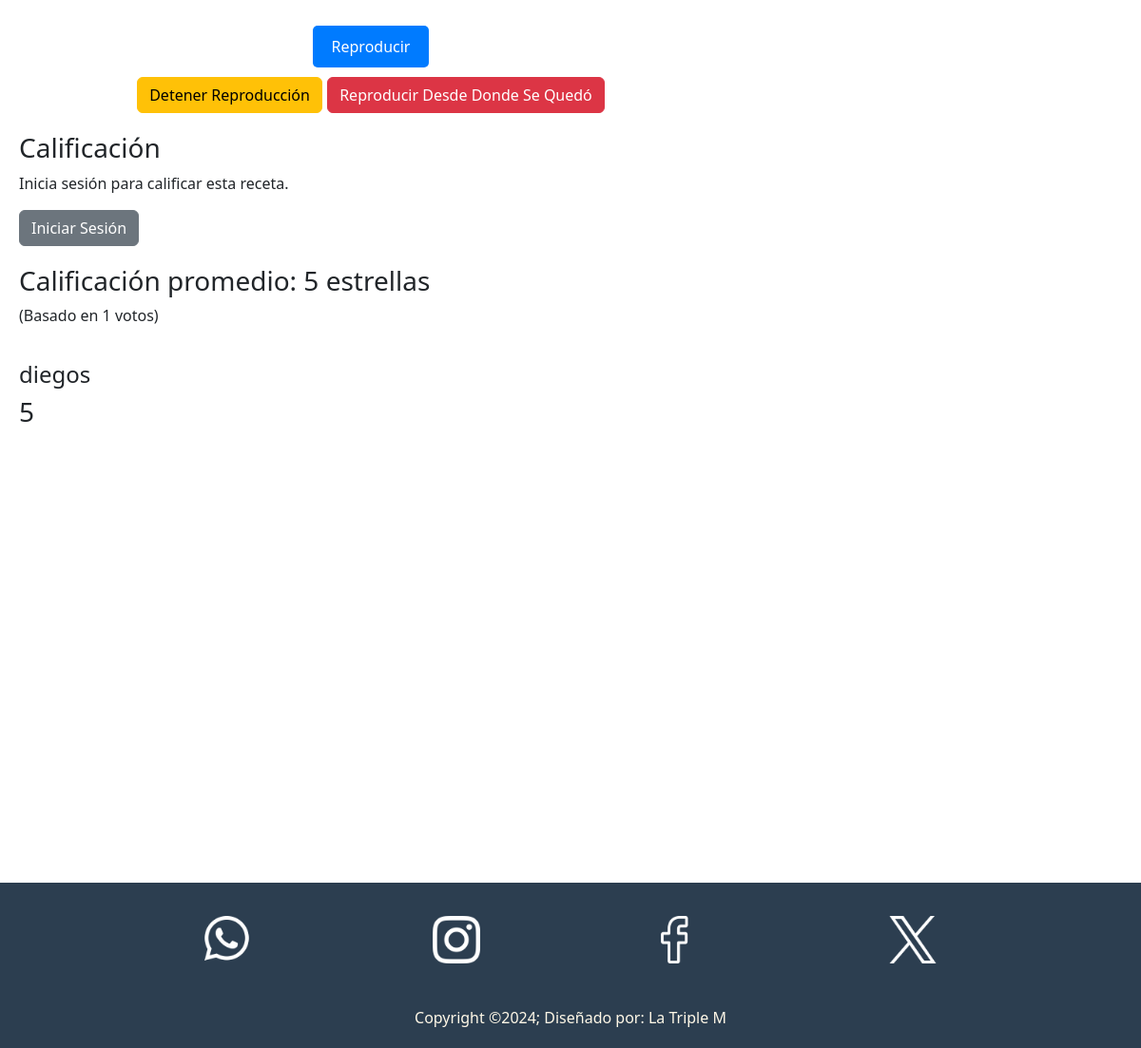
The app's page /receta.php?id=6 (lower part), older data.
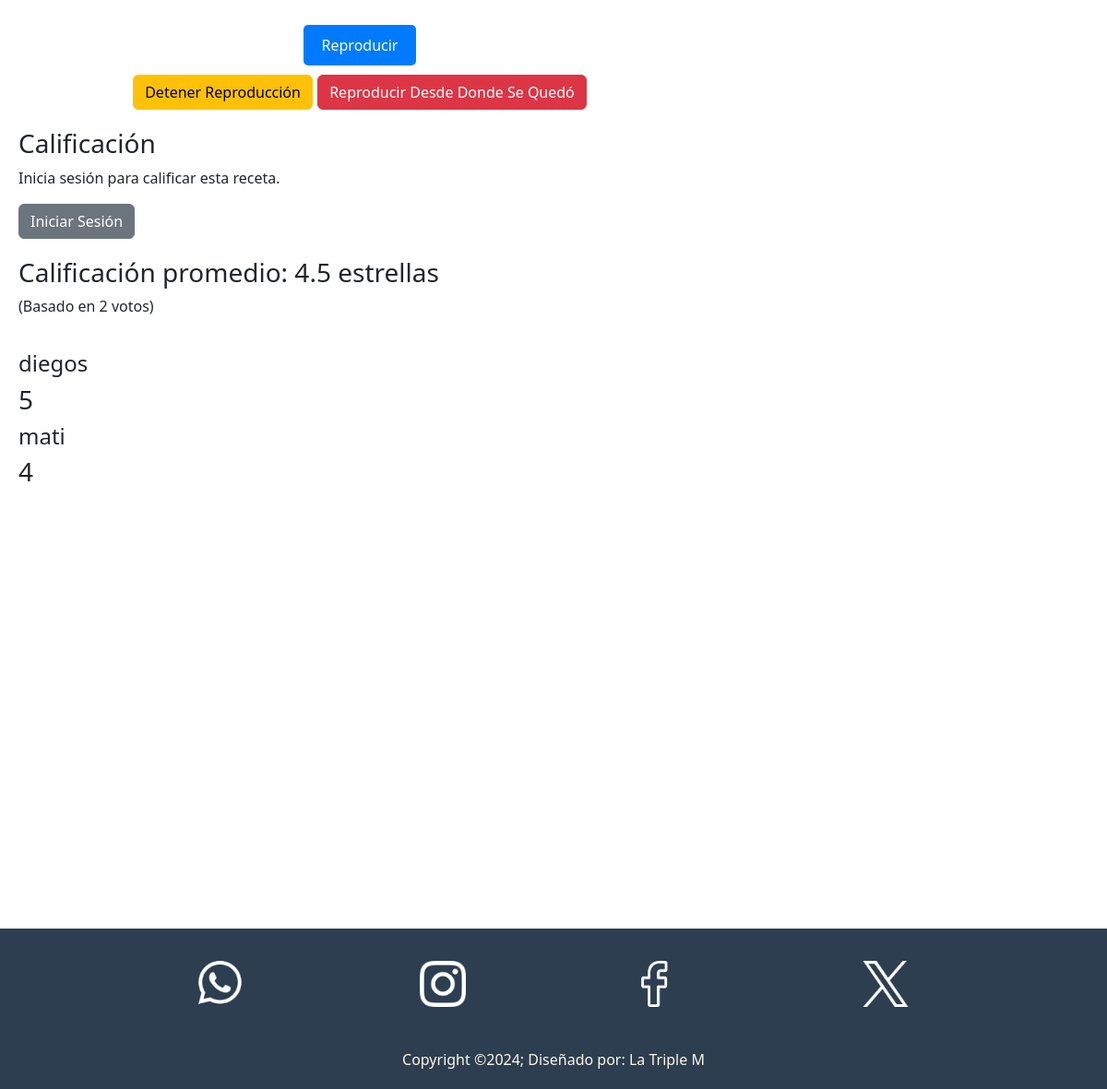
The same page, newer data.
### tables this page shows
CREATE TABLE `recetas` (
  `id` int(11) NOT NULL,
  `img` varchar(255) NOT NULL,
  `nombre` varchar(100) NOT NULL,
  `micro` varchar(250) NOT NULL,
  `categorias` varchar(255) DEFAULT NULL,
  `preparacion` text NOT NULL,
  `ingredientes` text NOT NULL,
  `calificacion_promedio` float DEFAULT 0,
  `numero_votos` int(11) DEFAULT 0
);

CREATE TABLE `votos` (
  `id` int(11) NOT NULL,
  `id_usuario` varchar(255) NOT NULL,
  `id_receta` int(11) NOT NULL,
  `calificacion` int(1) NOT NULL CHECK (`calificacion` between 1 and 5)
);

CREATE TABLE `usuario` (
  `email` varchar(255) NOT NULL,
  `contraseña` varchar(200) NOT NULL,
  `usuario` varchar(150) DEFAULT NULL
);

### receta.php (the view, shortened to what this page needs)
<?php
$servername = "localhost";
$username = "root";
$password = "";
$dbname = "cocina";
$mysqli = new mysqli($servername, $username, $password, $dbname);
$receta_id = isset($_GET['id']) ? (int)$_GET['id'] : 0;
$sql = "SELECT * FROM recetas WHERE id = ?";
$stmt = $mysqli->prepare($sql);
$stmt->bind_param("i", $receta_id);
$stmt->execute();
$result = $stmt->get_result();
if ($row = $result->fetch_assoc()):
?>
<!DOCTYPE html>
<html lang="en">
<head>
    <link href="https://cdn.jsdelivr.net/npm/bootstrap@5.3.0-alpha1/dist/css/bootstrap.min.css" rel="stylesheet">
    <link rel="stylesheet" href="css/styles.css">
</head>
<body>
    <main>
        <div class="Contendor_Preparacion" id="preparacion">
            <div class="paso_de_preparacion">
                <div class="botones">
                    <button type="button" class="btn btn-primary" id="leer">Reproducir</button>
                    <button type="button" class="btn btn-warning" id="detener">Detener Reproducción</button>
                    <button type="button" class="btn btn-danger" id="reproducir">Reproducir Desde Donde Se Quedó</button>
                </div>
            </div>
        <div class="calificacion">
            <h3>Calificación</h3>
            <?php if (isset($_SESSION['usuario_id'])): ?>
                <?php
                $usuario_id = $_SESSION['usuario_id'];
                $check_query = "SELECT calificacion FROM votos WHERE id_usuario = ? AND id_receta = ?";
                $check_stmt = $mysqli->prepare($check_query);
                $check_stmt->bind_param("si", $usuario_id, $receta_id);
                $check_stmt->execute();
                $voto_result = $check_stmt->get_result();
                $check_stmt->close();
                ?>
                <?php if ($voto_result->num_rows > 0): ?>
                    <p>Ya has calificado esta receta.</p>
                    <form action="paginas php/php/eliminar_voto.php" method="post">
                        <input type="hidden" name="receta_id" value="<?= htmlspecialchars($receta_id) ?>">
                        <input type="hidden" name="usuario_id" value="<?= htmlspecialchars($usuario_id) ?>">
                        <button type="submit" class="btn btn-danger">Eliminar mi voto</button>
                    </form>
                <?php else: ?>
                    <form action="paginas php/php/calificar_receta.php" method="post">
                        <input type="hidden" name="receta_id" value="<?= htmlspecialchars($receta_id) ?>">
                        <input type="hidden" name="usuario_id" value="<?= htmlspecialchars($usuario_id) ?>">
                        <label>
                            Calificación:
                            <select name="calificacion" required>
                                <option value="1">1 estrella ⭐</option>
                                <option value="2">2 estrellas ⭐⭐</option>
                                <option value="3">3 estrellas ⭐⭐⭐</option>
                                <option value="4">4 estrellas ⭐⭐⭐⭐</option>
                                <option value="5">5 estrellas ⭐⭐⭐⭐⭐</option>
                            </select>
                        </label>
                        <button type="submit" class="btn btn-primary">Enviar Calificación</button>
                    </form>
                <?php endif; ?>
            <?php else: ?>
                <p>Inicia sesión para calificar esta receta.</p>
                <a href="paginas php/login.html" class="btn btn-secondary">Iniciar Sesión</a>
            <?php endif; ?>
        </div>
        <div class="calificacion_promedio">
            <h3>Calificación promedio: <?= round($row['calificacion_promedio'] ?? 0, 1) ?> estrellas</h3>
            <p>(Basado en <?= $row['numero_votos'] ?? 0 ?> votos)</p>
        </div>
        <?php
$votos_query = "SELECT usuario.usuario AS nombre, votos.calificacion
                FROM votos
                INNER JOIN usuario ON votos.id_usuario = usuario.email
                WHERE votos.id_receta = ?";
$votos_stmt = $mysqli->prepare($votos_query);
$votos_stmt->bind_param("i", $receta_id);
$votos_stmt->execute();
$votos_result = $votos_stmt->get_result();
?>
<div class="clase">
<?php
if ($votos_result->num_rows > 0):
    while ($voto = $votos_result->fetch_assoc()):
        echo "<h4>" . htmlspecialchars($voto['nombre']) ." </h4>";
        echo "<h3>" .htmlspecialchars($voto['calificacion']) ." </h3>";
    endwhile;
else:
    echo "<p>Aún no hay votos de otros usuarios.</p>";
endif;
?>
</div>
        </div>
    </main>
    <footer>
        <div class="footerContainer">
            <div class="redes">
                <a href=""><img src="img/iconos/whatsapp-f.png" alt=""></a>
                <a href=""><img src="img/iconos/instagram-f.png" alt=""></a>
                <a href=""><img src="img/iconos/facebook-f.png" alt=""></a>
                <a href=""><img src="img/iconos/x-f.png" alt=""></a>
            </div>
            <p>Copyright &copy;2024; Diseñado por: La Triple M</p>
        </div>
    </footer>
</body>
</html>
<?php
else:
    echo "<p>Receta no encontrada.</p>";
endif;
?>

Row changes from the older to the newer data that the page shows:
changed recetas: calificacion_promedio "5" → "4.5"; numero_votos "1" → "2"
added votos: id_usuario.usuario "mati", calificacion "4"
